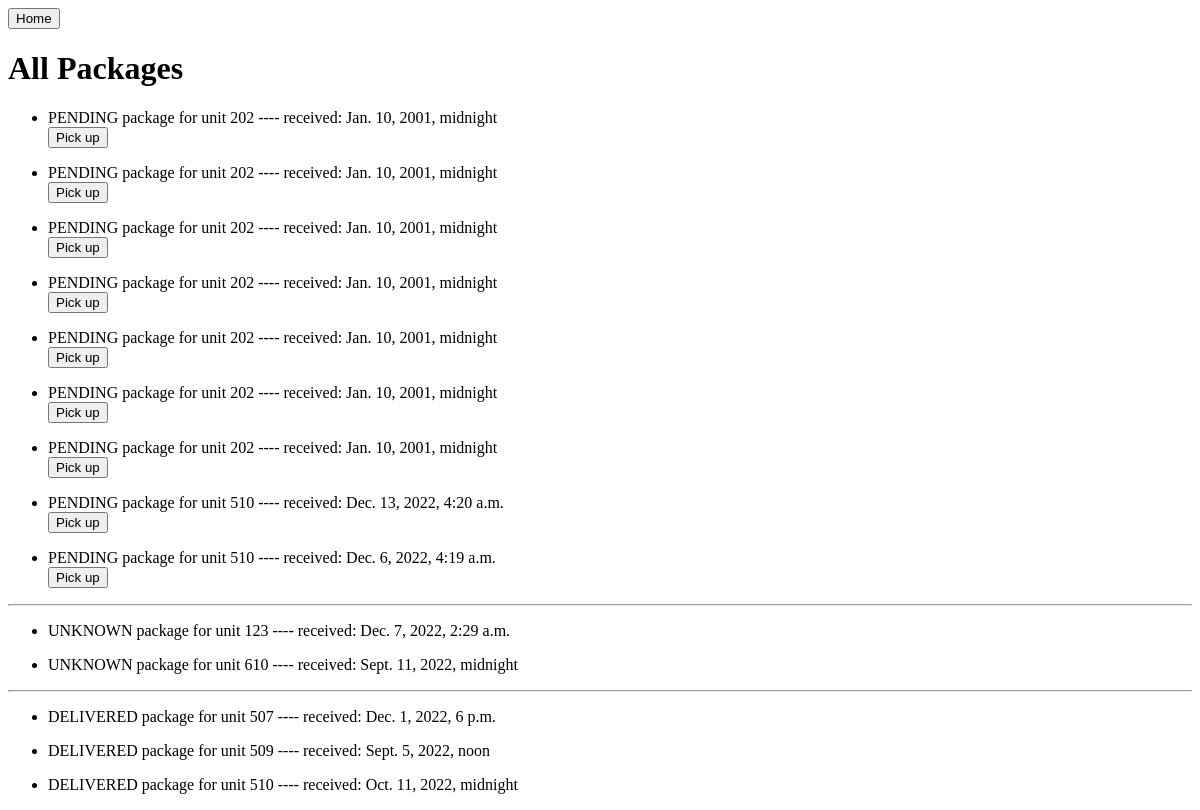
The app's page /mail/packages (signed in), older data.
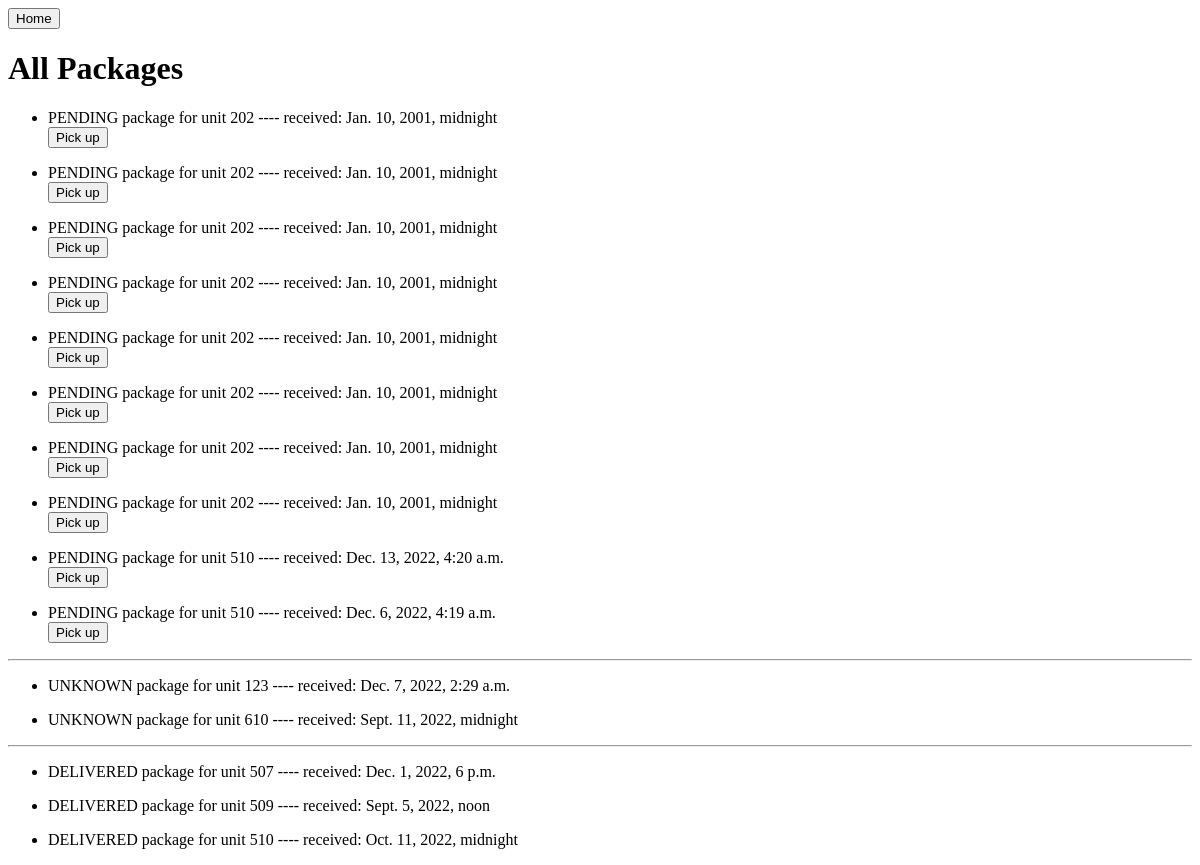
The same page, newer data.
### mail/models.py (models this page shows)
class Package(models.Model):
    name = models.CharField(max_length=100)
    address = models.CharField(max_length=200)
    posting_service = models.CharField(max_length=50)
    received = models.DateTimeField('Date office received')
    status = models.CharField(max_length=50, choices=STATUS_CHOICES, null=True)
    owner = models.ForeignKey('Resident', models.SET_NULL, blank=True, null=True)
    def __str__(self):
        return self.status + ' package for unit ' + self.address

### mail/views.py (the view)
# urls.py: path('packages', views.packages, name='packages'),
@login_required(login_url='/accounts/login/')
def packages(request):
    template = loader.get_template('mail/packages.html')
    pending_packages = Package.objects.filter(status='PENDING').order_by('-id')
    unknown_packages = Package.objects.filter(status='UNKNOWN').order_by('-id')
    delivered_packages = Package.objects.filter(status='DELIVERED').order_by('-id')
    context = {
        'pending_packages': pending_packages,
        'unknown_packages': unknown_packages,
        'delivered_packages': delivered_packages
    }
    return HttpResponse(template.render(context, request))

### mail/templates/mail/packages.html (shortened to what this page needs)
<!DOCTYPE html>
<html lang="en-US">
  <head>
  </head>
  <body>
    <a href="/mail/home">
      <button>Home</button>
    </a>
    <h1>All Packages</h1>
    {% for package in pending_packages %}
        <ul>
            <li>{{ package }} ---- received: {{ package.received }}
                <form action="/mail/pickup" method="post">
                    <input type="submit" class="btnbtn-primary" value="Pick up">
                </form>
            </li>
        </ul>
    {% endfor %}
    <hr/>
   {% for package in unknown_packages %}
        <ul>
            <li>{{ package }} ---- received: {{ package.received }}</li>
        </ul>
    {% endfor %}
    <hr/>
   {% for package in delivered_packages %}
        <ul>
            <li>{{ package }} ---- received: {{ package.received }}</li>
        </ul>
    {% endfor %}
  </body>
</html>

Row changes from the older to the newer data that the page shows:
added Package: status+address "PENDING package for unit 202", received "Jan. 10, 2001, midnight", shown under "All Packages"
